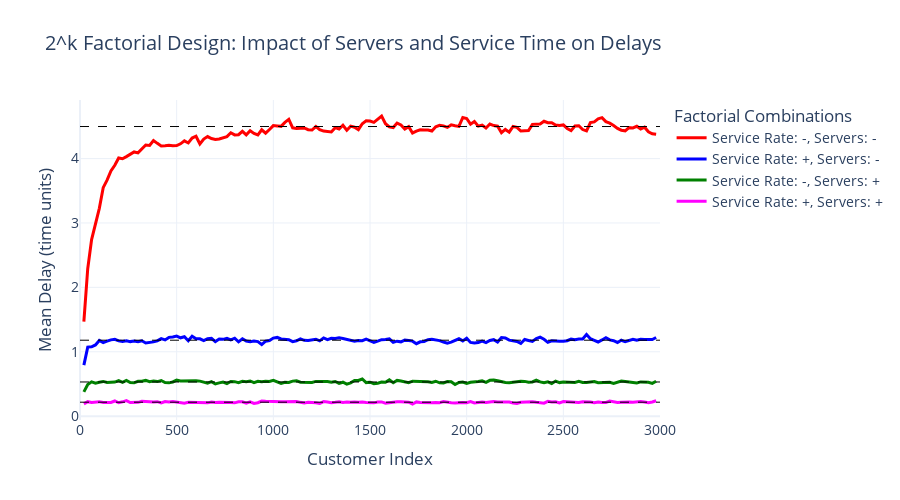

The cell this chart's notebook holds for it:
### Code cell
# PART 3, TASK 3: Plotting the results

### Figure 1 — Plotly figure (JSON) as saved in the notebook; plotly's stock layout.template omitted (floating-point values rounded to 4 significant figures; data arrays with more than 128 entries replaced by an {"elided": "..."} marker saying what was removed)
{"data": [{"line": {"color": "red", "width": 3}, "mode": "lines", "name": "Service Rate: -, Servers: -", "type": "scatter", "x": {"elided": "149 int values"}, "y": {"elided": "149 float values"}}, {"line": {"color": "black", "dash": "dash", "width": 1}, "mode": "lines", "showlegend": false, "type": "scatter", "x": [0, 3000], "y": [4.498, 4.498]}, {"line": {"color": "blue", "width": 3}, "mode": "lines", "name": "Service Rate: +, Servers: -", "type": "scatter", "x": {"elided": "149 int values"}, "y": {"elided": "149 float values"}}, {"line": {"color": "black", "dash": "dash", "width": 1}, "mode": "lines", "showlegend": false, "type": "scatter", "x": [0, 3000], "y": [1.179, 1.179]}, {"line": {"color": "green", "width": 3}, "mode": "lines", "name": "Service Rate: -, Servers: +", "type": "scatter", "x": {"elided": "149 int values"}, "y": {"elided": "149 float values"}}, {"line": {"color": "black", "dash": "dash", "width": 1}, "mode": "lines", "showlegend": false, "type": "scatter", "x": [0, 3000], "y": [0.5306, 0.5306]}, {"line": {"color": "magenta", "width": 3}, "mode": "lines", "name": "Service Rate: +, Servers: +", "type": "scatter", "x": {"elided": "149 int values"}, "y": {"elided": "149 float values"}}, {"line": {"color": "black", "dash": "dash", "width": 1}, "mode": "lines", "showlegend": false, "type": "scatter", "x": [0, 3000], "y": [0.2163, 0.2163]}], "layout": {"font": {"size": 14}, "height": 500, "legend": {"title": {"text": "Factorial Combinations"}}, "showlegend": true, "title": {"text": "2^k Factorial Design: Impact of Servers and Service Time on Delays"}, "width": 900, "xaxis": {"range": [0, 3000], "title": {"text": "Customer Index"}}, "yaxis": {"title": {"text": "Mean Delay (time units)"}}}}
